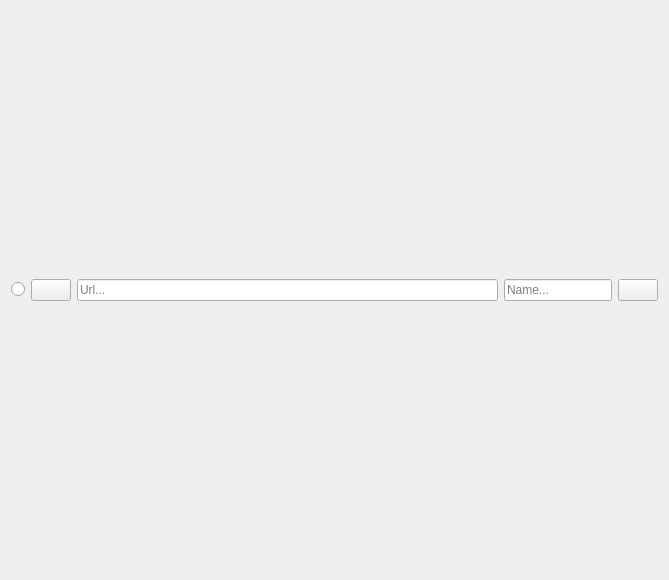
<?xml version="1.0" encoding="UTF-8"?>
<ui version="4.0">
 <author>%{AUTHOR}</author>
 <class>SearchEngineItemUi</class>
 <widget class="QWidget" name="SearchEngineItemUi">
  <property name="geometry">
   <rect>
    <x>0</x>
    <y>0</y>
    <width>669</width>
    <height>580</height>
   </rect>
  </property>
  <property name="minimumSize">
   <size>
    <width>300</width>
    <height>0</height>
   </size>
  </property>
  <layout class="QHBoxLayout" name="horizontalLayout_5">
   <property name="topMargin">
    <number>1</number>
   </property>
   <property name="bottomMargin">
    <number>1</number>
   </property>
   <item>
    <widget class="QRadioButton" name="useRadioButton">
     <property name="text">
      <string/>
     </property>
    </widget>
   </item>
   <item>
    <widget class="QPushButton" name="iconPushButton">
     <property name="text">
      <string/>
     </property>
    </widget>
   </item>
   <item>
    <widget class="QLineEdit" name="urlLineEdit">
     <property name="placeholderText">
      <string>Url...</string>
     </property>
    </widget>
   </item>
   <item>
    <widget class="QLineEdit" name="nameLineEdit">
     <property name="sizePolicy">
      <sizepolicy hsizetype="Preferred" vsizetype="Fixed">
       <horstretch>0</horstretch>
       <verstretch>0</verstretch>
      </sizepolicy>
     </property>
     <property name="placeholderText">
      <string>Name...</string>
     </property>
    </widget>
   </item>
   <item>
    <widget class="QPushButton" name="deletePushButton">
     <property name="toolTip">
      <string>Delete this search engine</string>
     </property>
     <property name="text">
      <string/>
     </property>
     <property name="icon">
      <iconset theme="delete">
       <normaloff>.</normaloff>.</iconset>
     </property>
    </widget>
   </item>
  </layout>
 </widget>
 <resources/>
 <connections/>
</ui>
